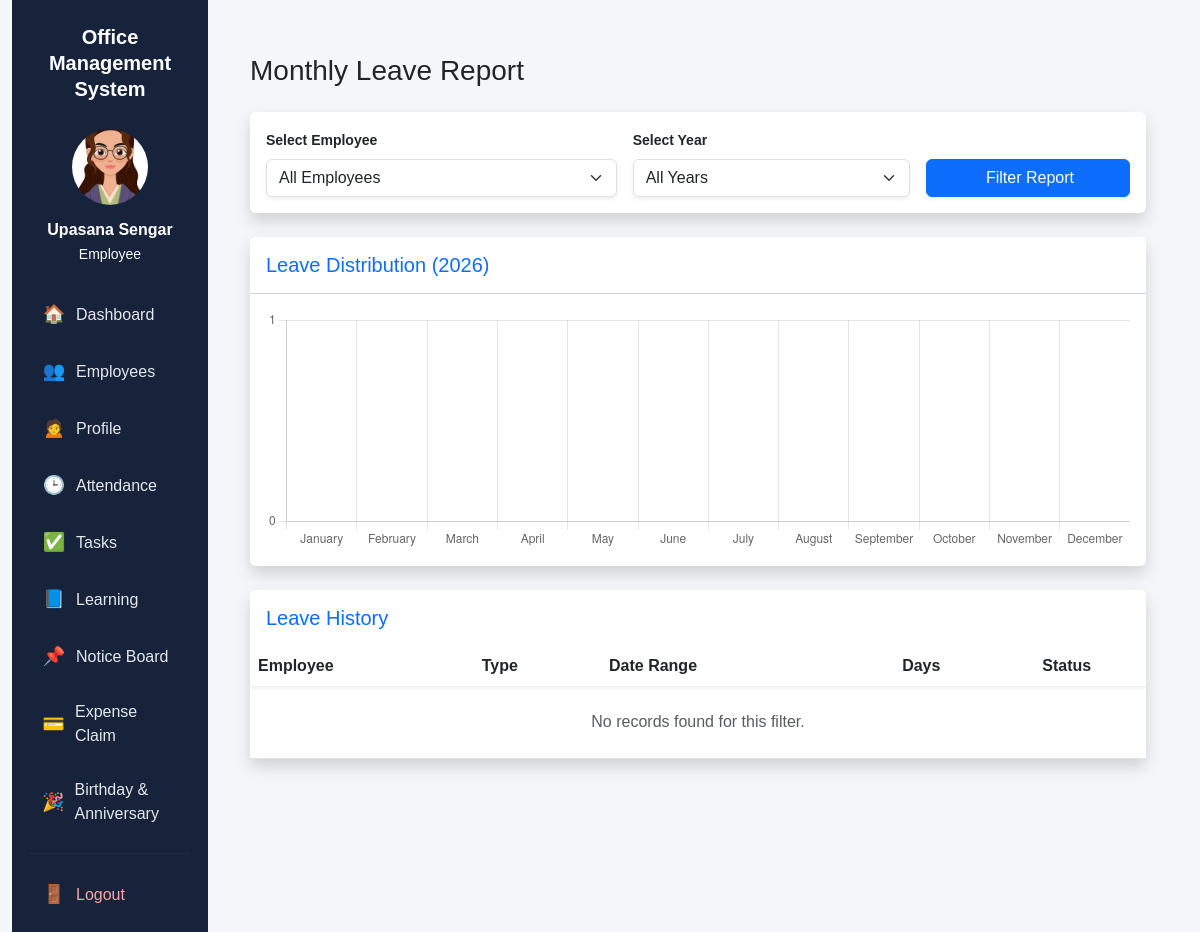
/attendance/leave/report/ (signed in), run on an earlier commit of the app's database.
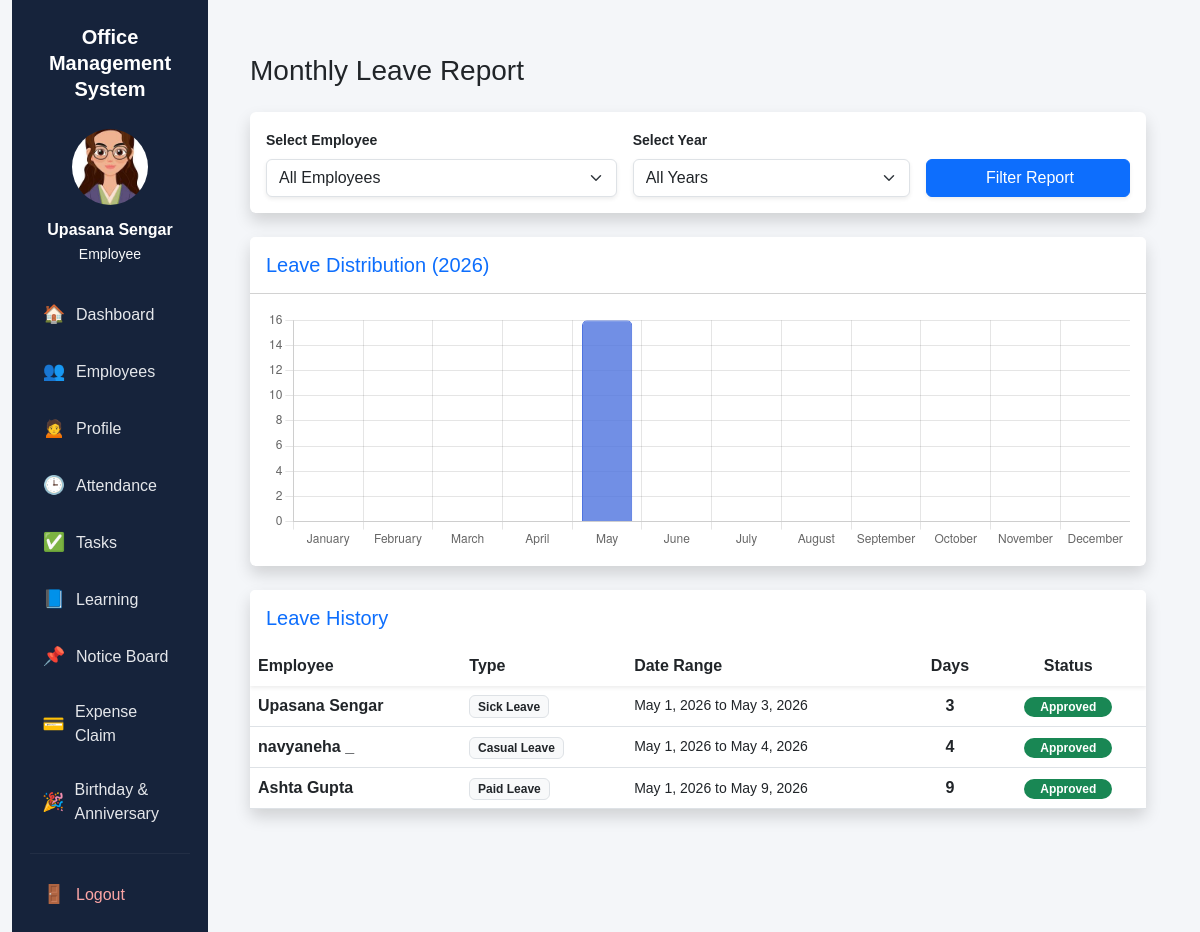
And on a later commit of the database.
### apps/attendance/models.py (models this page shows, shortened)
class Leave(models.Model):
    LEAVE_TYPES = [
        ('Sick Leave', 'Sick Leave'),
        ('Casual Leave', 'Casual Leave'),
        ('Paid Leave', 'Paid Leave'),
    ]
    STATUS_CHOICES = [
        ('Pending', 'Pending'),
        ('Approved', 'Approved'),
        ('Rejected', 'Rejected'),
    ]
    employee = models.ForeignKey(Employee, on_delete=models.CASCADE)
    leave_type = models.CharField(max_length=50, choices=LEAVE_TYPES, default='Sick Leave')
    start_date = models.DateField()
    end_date = models.DateField()
    reason = models.TextField()
    status = models.CharField(max_length=20, choices=STATUS_CHOICES, default='Pending')
    @property
    def total_days(self):
        return (self.end_date - self.start_date).days + 1

### apps/employees/models.py (models this page shows, shortened)
class Employee(models.Model):
    user = models.OneToOneField(User, on_delete=models.CASCADE, null=True, blank=True)
    photo = models.ImageField(upload_to='employees/', blank=True, null=True)
    name = models.CharField(max_length=100)
    email = models.EmailField()
    phone = models.CharField(max_length=20, blank=True, null=True)
    department = models.CharField(max_length=100)
    position = models.CharField(max_length=100, blank=True, null=True)
    about_me = models.TextField(blank=True, null=True, help_text="Employee self-description")
    date_joined = models.DateField(auto_now_add=True)
    leave_balance = models.IntegerField(default=10)

### apps/attendance/views.py (the view)
# urls.py: path('leave/report/', views.leave_report, name='leave_report'),
@login_required
def leave_report(request):
    leaves = Leave.objects.all().order_by('-start_date')
    employees = Employee.objects.all()
    employee_id = request.GET.get('employee')
    year = request.GET.get('year')
    if employee_id:
        leaves = leaves.filter(employee_id=employee_id)
    if year:
        leaves = leaves.filter(start_date__year=year)
    selected_year = int(year) if year else 2026
    monthly_data = (
        leaves.filter(start_date__year=selected_year, status='Approved')
        .annotate(month=ExtractMonth('start_date'))
        .annotate(
            duration=ExpressionWrapper(
                F('end_date') - F('start_date'),
                output_field=IntegerField()
            )
        )
        .values('month')
        .annotate(total_days_count=Sum(F('duration') / (1000000 * 60 * 60 * 24)) + Sum(1))
        .order_by('month')
    )
    month_names = [calendar.month_name[i] for i in range(1, 13)]
    monthly_leave_days = [0] * 12
    for leave in leaves.filter(start_date__year=selected_year, status='Approved'):
        m = leave.start_date.month
        monthly_leave_days[m-1] += leave.total_days # Property yahan loop mein kaam karegi
    years = Leave.objects.dates('start_date', 'year', order='DESC')
    year_list = [y.year for y in years]
    return render(request, 'attendance/leave_report.html', {
        'leaves': leaves,
        'employees': employees,
        'years': year_list,
        'selected_employee': employee_id,
        'selected_year': selected_year,
        'month_names': month_names,
        'monthly_leave_days': monthly_leave_days,
    })

### templates/attendance/leave_report.html (shortened to what the changed rows need)
{% extends 'base.html' %}
{% block content %}
<div class="container-fluid py-4">
    <h2 class="h3 mb-4 text-gray-800">Monthly Leave Report</h2>
    <div class="row">
        <div class="col-lg-12 mb-4">
            <div class="card shadow border-0">
                <div class="card-body">
                    <div style="position: relative; height:30vh; width:100%">
                        <canvas id="leaveChart"></canvas>
                    </div>
                </div>
            </div>
        </div>
        <div class="col-lg-12">
            <div class="card shadow border-0">
                <div class="card-body p-0">
                    <div class="table-responsive custom-scroll" style="max-height: 320px; overflow-y: auto;">
                        <table class="table table-hover align-middle mb-0">
                            <thead class="bg-light sticky-top shadow-sm">
                                <tr>
                                    <th class="border-0">Employee</th>
                                    <th class="border-0">Type</th>
                                    <th class="border-0">Date Range</th>
                                    <th class="border-0 text-center">Days</th>
                                    <th class="border-0 text-center">Status</th>
                                </tr>
                            </thead>
                            <tbody>
                                {% for leave in leaves %}
                                <tr>
                                    <td class="fw-bold">{{ leave.employee.name }}</td>
                                    <td><span class="badge bg-light text-dark border">{{ leave.leave_type }}</span></td>
                                    <td class="small text-nowrap">{{ leave.start_date }} to {{ leave.end_date }}</td>
                                    <td class="text-center fw-bold">{{ leave.total_days }}</td>
                                    <td class="text-center">
                                        {% if leave.status == "Approved" %}
                                            <span class="badge bg-success rounded-pill px-3">Approved</span>
                                        {% elif leave.status == "Rejected" %}
                                            <span class="badge bg-danger rounded-pill px-3">Rejected</span>
                                        {% else %}
                                            <span class="badge bg-warning rounded-pill px-3">Pending</span>
                                        {% endif %}
                                    </td>
                                </tr>
                                {% empty %}
                                <tr><td colspan="5" class="text-center py-4 text-muted">No records found for this filter.</td></tr>
                                {% endfor %}
                            </tbody>
                        </table>
                    </div>
                </div>
            </div>
        </div>
    </div>
</div>
<script>
document.addEventListener("DOMContentLoaded", function() {
    const ctx = document.getElementById('leaveChart').getContext('2d');
    new Chart(ctx, {
        type: 'bar',
        data: {
            labels: {{ month_names|safe }},
            datasets: [{
                label: 'Leaves Taken (Days)',
                data: {{ monthly_leave_days|safe }},
                backgroundColor: 'rgba(78, 115, 223, 0.8)',
                borderColor: 'rgba(78, 115, 223, 1)',
                borderWidth: 1,
                borderRadius: 5
            }]
        },
        options: {
            responsive: true,
            maintainAspectRatio: false,
            scales: { y: { beginAtZero: true, ticks: { stepSize: 1 } } },
            plugins: { legend: { display: false } }
        }
    });
});
</script>
{% endblock %}

What changed in the data, as far as the page shows it:
added Leave: employee.name "Upasana Sengar", leave_type "Sick Leave", start_date "May 1, 2026", end_date "May 3, 2026", total_days "3", status "Approved"
added Leave: employee.name "navyaneha _", leave_type "Casual Leave", start_date "May 1, 2026", end_date "May 4, 2026", total_days "4", status "Approved"
added Leave: employee.name "Ashta Gupta", leave_type "Paid Leave", start_date "May 1, 2026", end_date "May 9, 2026", total_days "9", status "Approved"
Also different on the page:
chart data {{ monthly_leave_days|safe }}: [0, 0, 0, 0, 0, 0, 0, 0, 0, 0, 0, 0] → [0, 0, 0, 0, 16, 0, 0, 0, 0, 0, 0, 0]
text no longer shown: "No records found for this filter."
